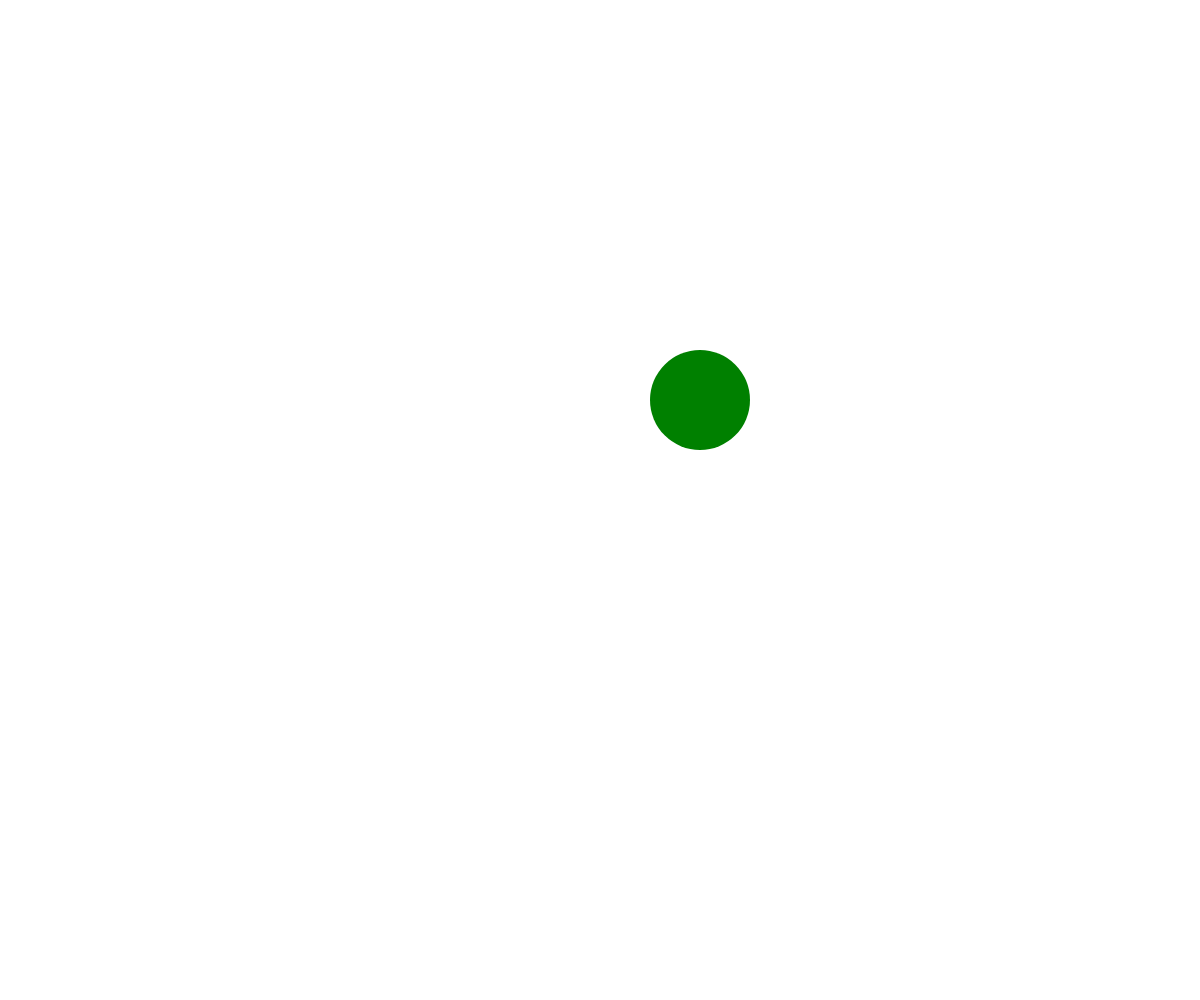
Frame 1 (no input)
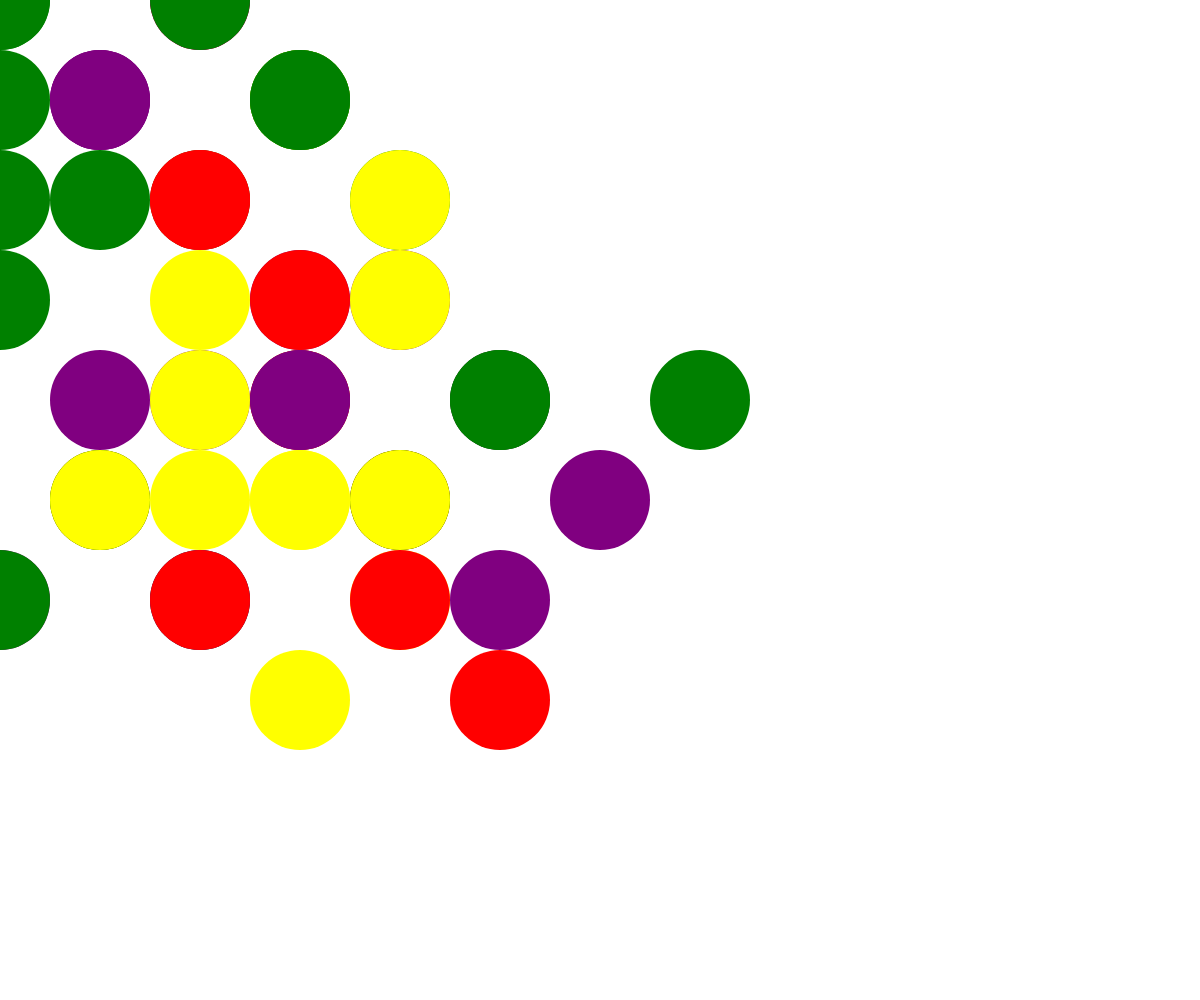
Frame 60 (no input)
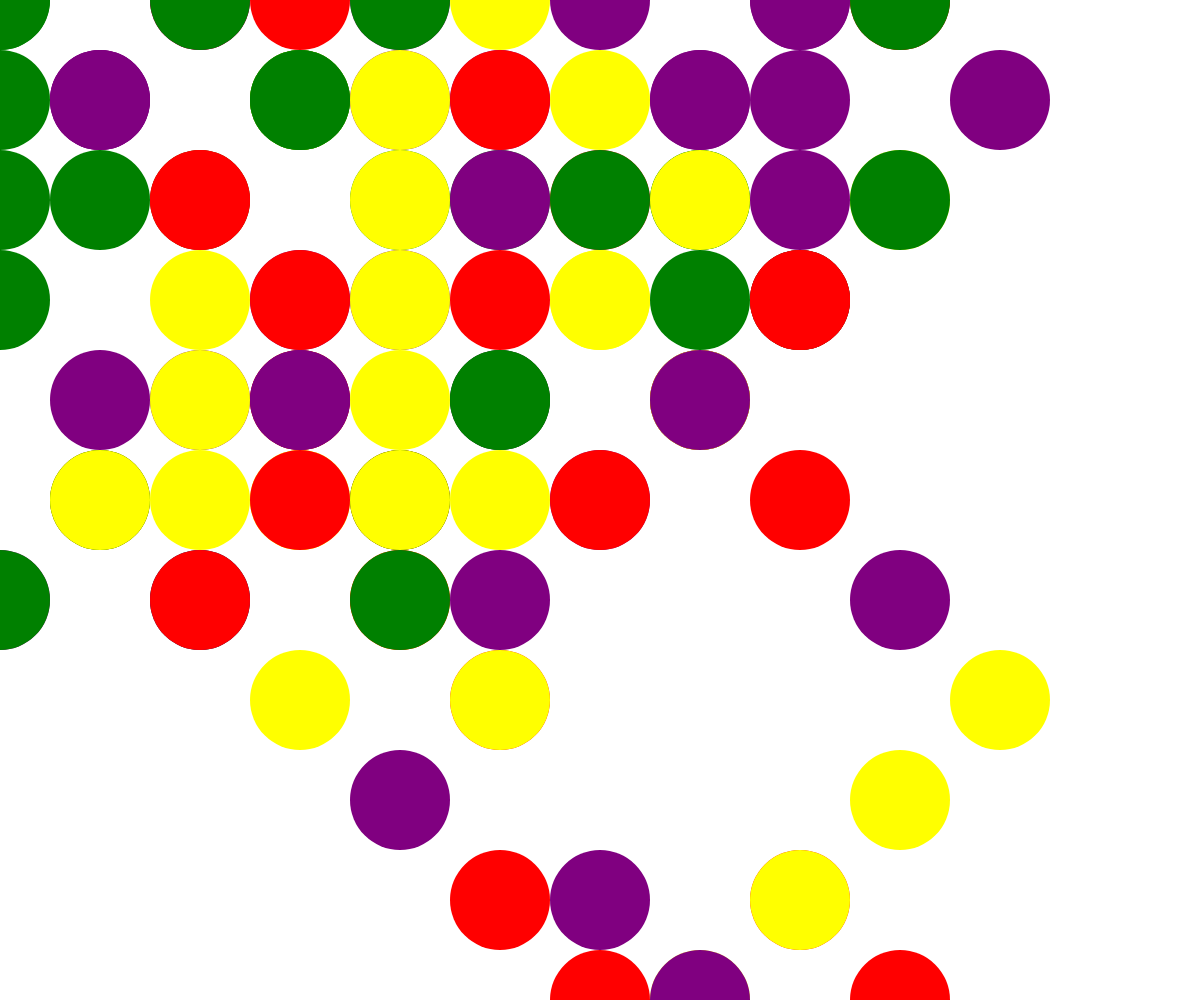
Frame 120 (the mouse pressed at the canvas centre since frame 60)

The p5.js sketch that drew these frames (run headless with seeded random() and noise() and a simulated clock; from frame 60 on, the mouse is pressed at the canvas centre):

// p5.js sketch
// ── sketch.js
let walker;
function setup() {
  createCanvas(windowWidth, windowHeight);
  walker = new Walker();
}

function draw() {
  walker.step();
  walker.display();
}

// ── walker.js
let colors = {
    1: "red",
    2: "purple",
    3: "green",
    4: "yellow"
};

class Walker {
    constructor() {
        this.size = 100;
        this.x = width / 2;
        this.y = height / 2;
        this.prob = [-1, 1, 1];
    }

    display() {
        color = colors[ceil(random(Object.keys(colors).length))];
        stroke(color);
        strokeWeight(this.size);
        point(this.x, this.y);
    }

    step() {
        /* allows the walker to step randomly to any of the 8 pixels surrounding it */
        let prob_x = random(1);
        let prob_y = random(1);

        if (prob_x < 0.5) {
            if (this.x > 0) this.x += -this.size;
        }
        else {
            if (this.x < width) this.x += this.size;
        }

        if (prob_y < 0.5) {
            if (this.y > 0) this.y += -this.size;
        }
        else {
            if (this.y < height) this.y += this.size;
        }
    }
}
